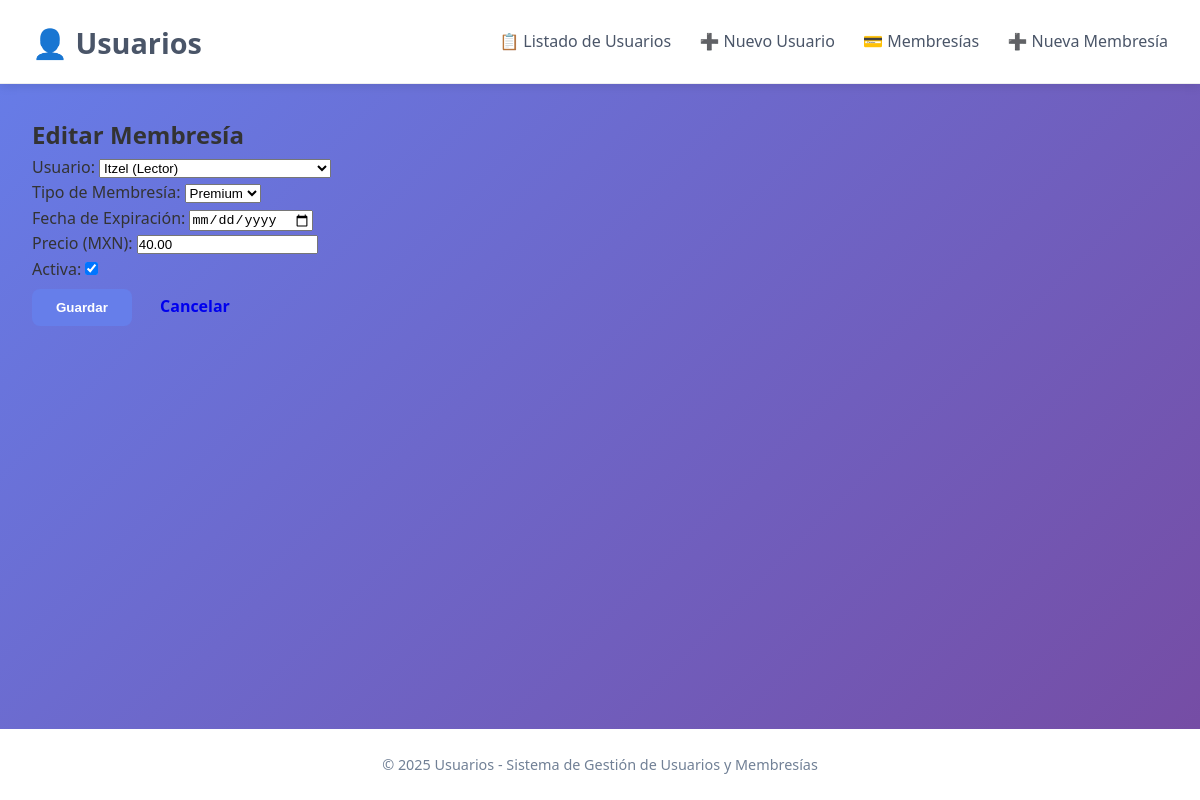
/membresias/2/editar/, run on the app's committed database.
### app_usuario/models.py (models this page shows, shortened)
class Membresia(models.Model):
    TIPOS_MEMBRESIA = [
        ('BASICA', 'Básica'),
        ('PREMIUM', 'Premium'),
        ('VIP', 'VIP'),
    ]
    id_membresia = models.AutoField(primary_key=True)
    usuario = models.OneToOneField(
        Usuario,
        on_delete=models.CASCADE,
        related_name='membresia'
    )
    tipo_membresia = models.CharField(
        max_length=10,
        choices=TIPOS_MEMBRESIA,
        default='BASICA'
    )
    fecha_inicio = models.DateField(default=timezone.now)
    fecha_expiracion = models.DateField(null=True, blank=True)
    precio = models.DecimalField(max_digits=6, decimal_places=2)
    estado = models.BooleanField(default=True)
    class Meta:
        verbose_name = "Membresía"
        verbose_name_plural = "Membresías"
        ordering = ['-fecha_inicio']  # ejemplo: más recientes primero

### app_usuario/views.py (the view)
# urls.py: path('membresias/<int:membresia_id>/editar/', views.editar_membresia, name='editar_membresia'),
def editar_membresia(request, membresia_id):
    membresia = get_object_or_404(Membresia, id_membresia=membresia_id)
    if request.method == 'POST':
        form = MembresiaForm(request.POST, request.FILES, instance=membresia)
        if form.is_valid():
            form.save()
            return redirect('app_usuario:detalle_membresia', membresia_id=membresia.id_membresia)
    else:
        form = MembresiaForm(instance=membresia)
    return render(request, 'membresias/formulario_membresia.html', {
        'form': form,
        'titulo': 'Editar Membresía'
    })

### app_usuario/forms.py
class MembresiaForm(forms.ModelForm):
    class Meta:
        model = Membresia
        fields = [
            'usuario',
            'tipo_membresia',
            'fecha_expiracion',
            'precio',
            'estado'
        ]
        labels = {
            'usuario': 'Usuario',
            'tipo_membresia': 'Tipo de Membresía',
            'fecha_expiracion': 'Fecha de Expiración',
            'precio': 'Precio (MXN)',
            'estado': 'Activa',
        }
        widgets = {
            'usuario': forms.Select(attrs={'class': 'form-control'}),
            'tipo_membresia': forms.Select(attrs={'class': 'form-control'}),
            'fecha_expiracion': forms.DateInput(attrs={
                'class': 'form-control',
                'type': 'date'
            }),
            'precio': forms.NumberInput(attrs={'class': 'form-control', 'min': 0}),
            'estado': forms.CheckboxInput(attrs={'class': 'form-check-input'}),
        }

### app_usuario/models.py (called while the page is built)
    def __str__(self):
        return f"{self.nombre_usuario} ({'Creador' if self.es_creador else 'Lector'})"

### app_usuario/templates/membresias/formulario_membresia.html (shortened to what this page needs)
{% extends 'base.html' %}
{% block contenido %}
<h2>{{ titulo }}</h2>
<form method="post" enctype="multipart/form-data" class="form-styled">
    {{ form.as_p }}
    <div class="actions">
        <button type="submit" class="btn btn-primary">Guardar</button>
        <a href="{% url 'app_usuario:listar_membresias' %}" class="btn">Cancelar</a>
    </div>
</form>
{% endblock %}

### app_usuario/static/css/styles.css (style rules this page uses)
* { margin: 0; padding: 0; box-sizing: border-box; }
body { font-family: 'Segoe UI', Tahoma, Geneva, Verdana, sans-serif; background: linear-gradient(135deg, #667eea 0%, #764ba2 100%); color: #333; line-height: 1.6; }
.btn { padding: 0.7rem 1.5rem; border: none; border-radius: 8px; font-weight: 600; cursor: pointer; transition: background 0.3s; text-decoration: none; display: inline-block; }
.btn-primary { background: #667eea; color: white; }

### data on the page
Membresia: usuario "Itzel (Lector)", tipo_membresia "Premium", precio "40.00", estado "☑"

### other printed values
{{ titulo }} "Editar Membresía"
